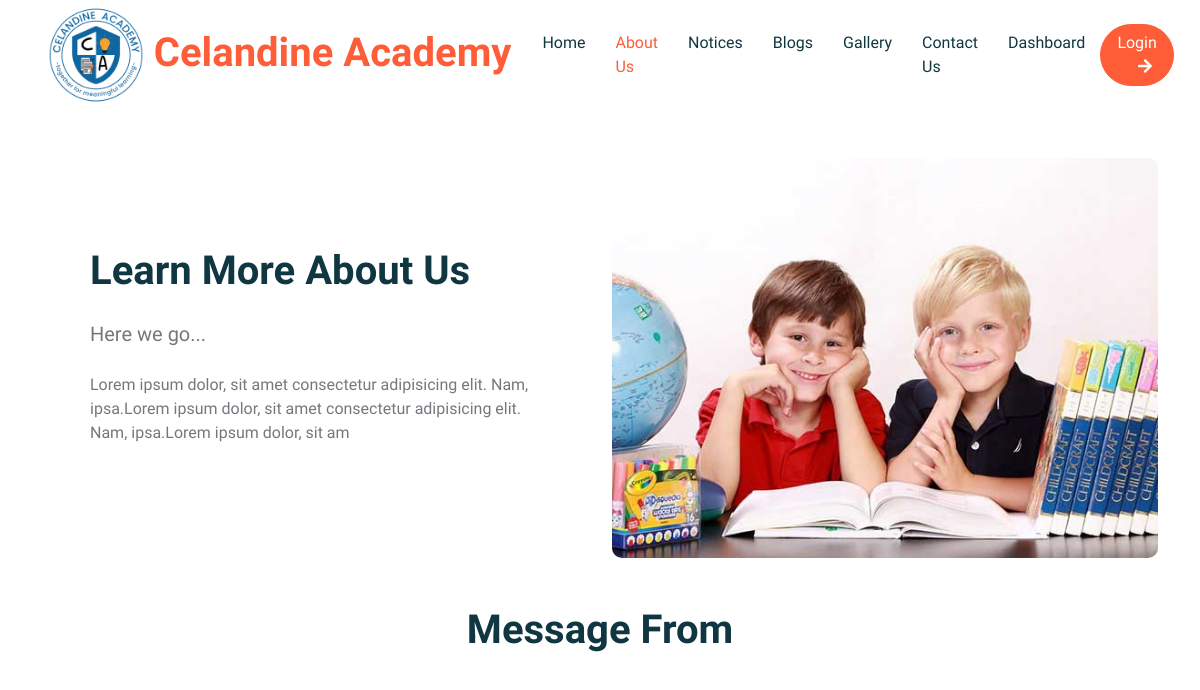
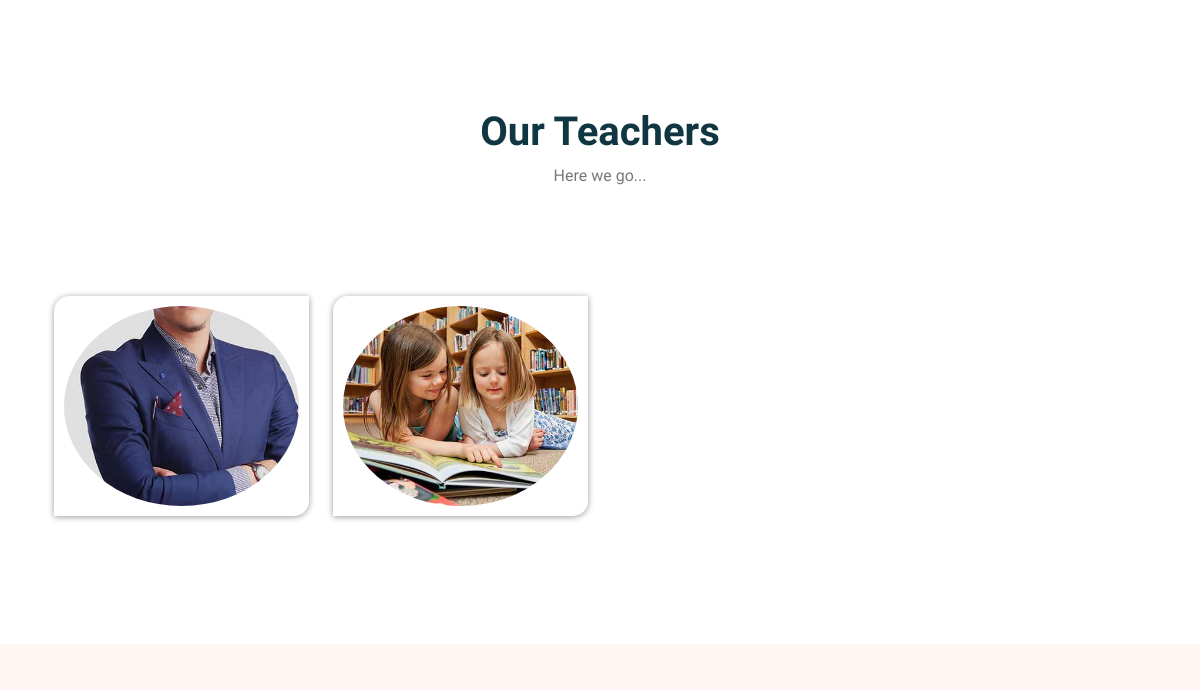
Page /about/ (upper part) on the earlier database version (2 pictures, top to bottom).
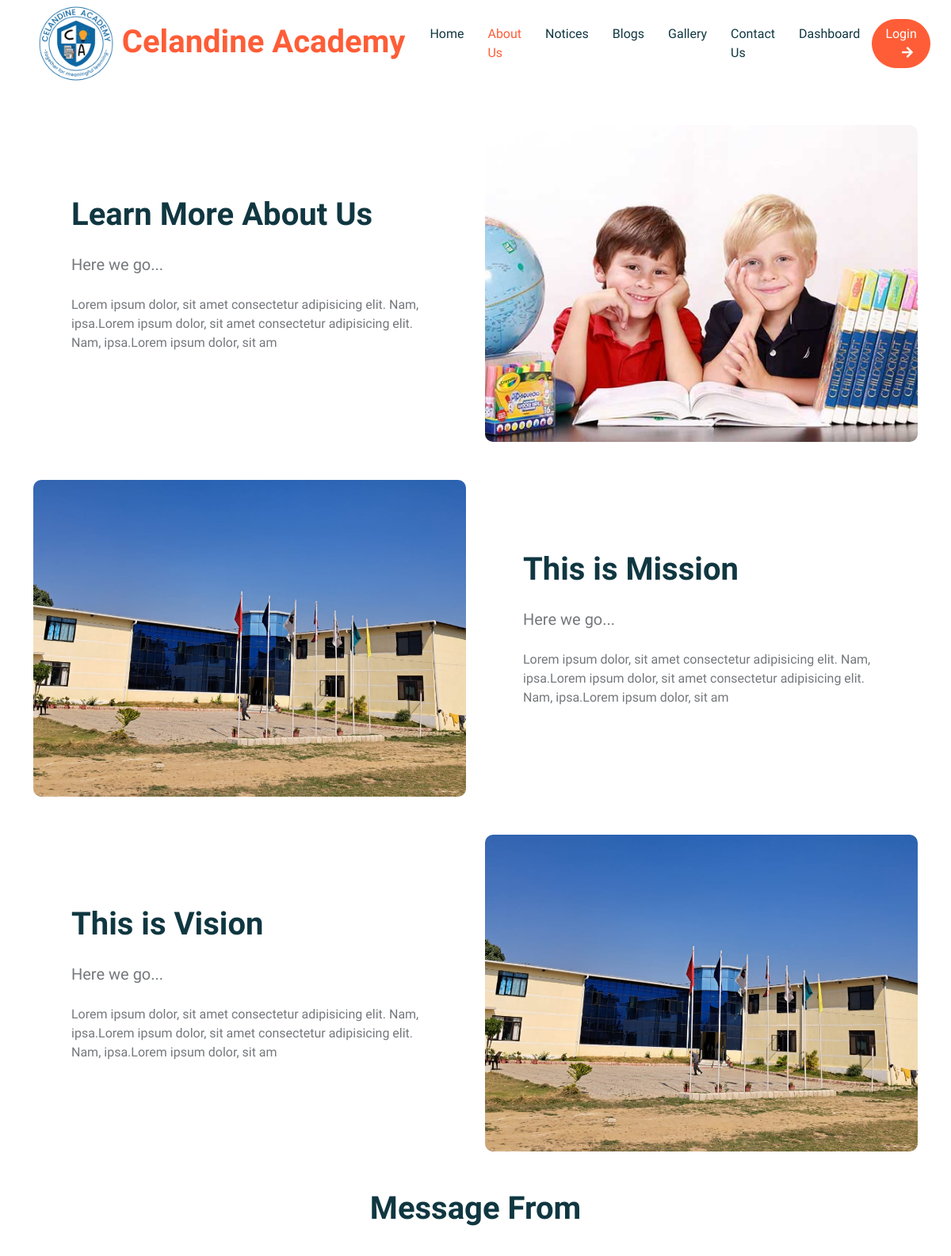
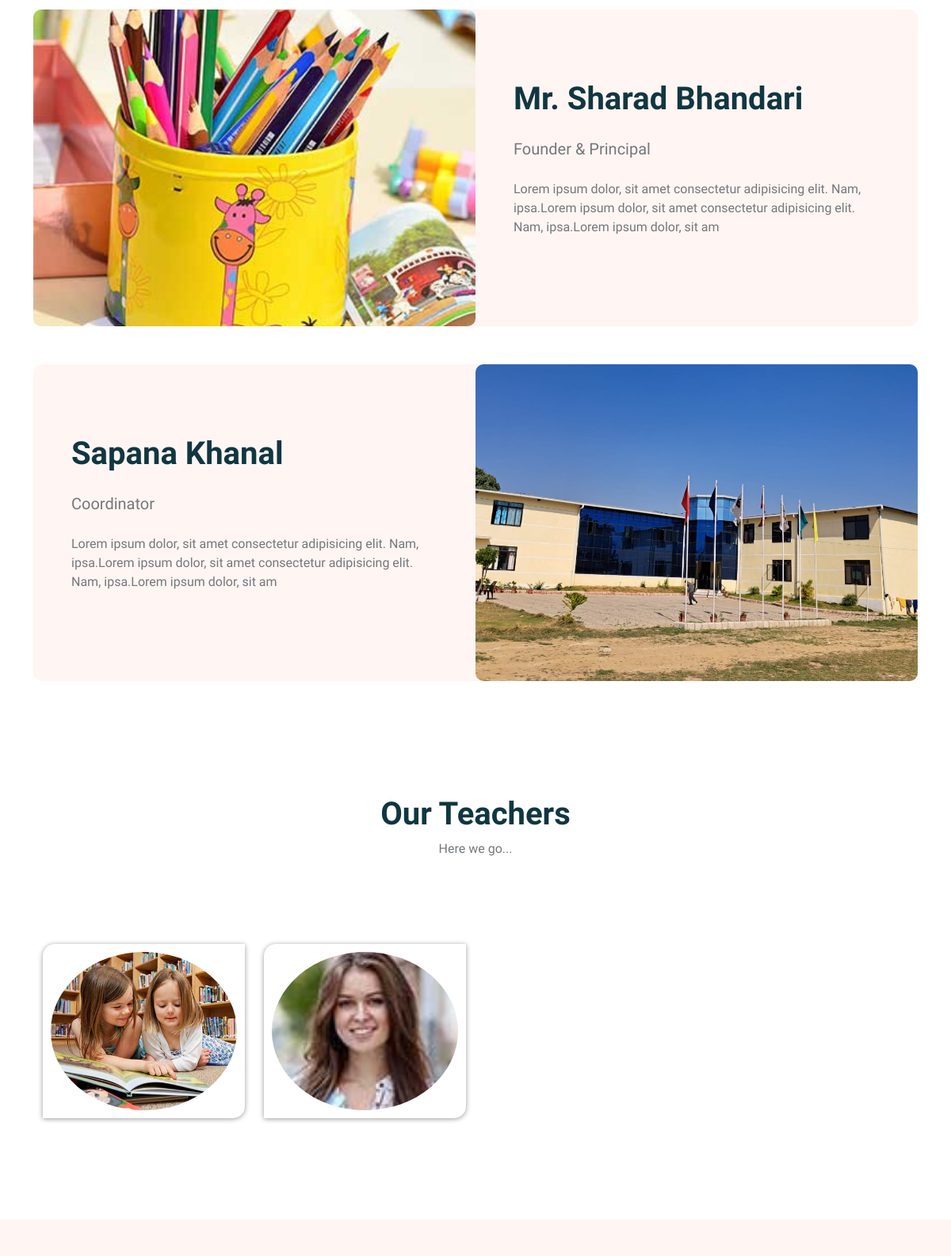
Same page on the later database version (2 pictures, top to bottom).
### base/models.py (models this page shows, shortened)
class About(models.Model):
    about_title = models.CharField(max_length=255)
    about_subtitle = models.CharField(max_length=255)
    about_content = models.TextField()
    about_image = models.ImageField(upload_to="uploads/about_images/")
    created_at = models.DateTimeField(auto_now_add=True)
    class Meta:
        verbose_name_plural = "03. About"

class TeamMember(models.Model):
    name = models.CharField(max_length=200)
    position = models.CharField(max_length=200)
    image = models.ImageField(upload_to='uploads/team_images')
    facebook= models.URLField(null=True, blank=True)
    instagram= models.URLField(null=True, blank=True)
    linkedin= models.URLField(null=True, blank=True)
    created_at = models.DateField(auto_now_add=True)
    class Meta:
        verbose_name_plural = "07. Team Members"

class MessageFrom(models.Model):
    name = models.CharField(max_length=255)
    position = models.CharField(max_length=255)
    message = models.TextField()
    image = models.ImageField(upload_to="uploads/message_from_images")
    created_at = models.DateTimeField(auto_now_add=True)
    class Meta:
        verbose_name_plural = "06. Message From"

### base/views.py (the view)
# urls.py: path('about/', views.about, name='about'),
def about(request):
    abouts = About.objects.all()
    context = {'abouts': abouts}
    return render(request, 'abt.html', context)

### base/context_processors.py (called while the page is built)
def custom_data(request):
    if SchoolSetup.objects.all().exists():
        setup = SchoolSetup.objects.all().order_by('-created_at')
        data = setup[0]
        return {'data': data}
    else:
        data=None
        return {'data': data}

def social_data(request):
    if Socials.objects.all().exists():
        social = Socials.objects.all().order_by('-created_at')
        sodata = social[0]
        return {'sodata': sodata}
    else:
        sodata=None
        return {'sodata': sodata}

def vision_data(request):
    if Vision.objects.all().exists():
        vision = Vision.objects.all().order_by('-created_at')
        vdata = vision[0]
        return {'vdata': vdata}
    else:
        vdata = None
        return {'vdata': vdata}

def mission_data(request):
    if Mission.objects.all().exists():
        mission = Mission.objects.all().order_by('-created_at')
        mdata = mission[0]
        return {'mdata': mdata}
    else:
        mdata = None
        return {'mdata': mdata}

def message_data(request):
    msgdata = MessageFrom.objects.all()
    return {'message_data': msgdata}

def team_data(request):
    team = TeamMember.objects.all()
    return {'tdata': team}

### templates/abt.html (shortened to what the changed rows need)
{% extends 'main.html' %}
{% load static %}
{% block content %}
<div class="container-xxl bg-white p-0">
    <div class="container-xxl py-5">
        <div class="container">
            <div class="row g-5 align-items-center">
                {% for about in abouts %}
                <div class="col-lg-12">
                    <div class="row">
                        {% if forloop.counter0|divisibleby:2 %}
                        <div class="col-lg-6 wow fadeInUp" data-wow-delay="0.1s">
                            <div class="h-100 d-flex flex-column justify-content-center p-5">
                                <h1 class="mb-4">{{ about.about_title }}</h1>
                                <p class="mb-4 lead">{{ about.about_subtitle }}</p>
                                <p class="mb-4">{{ about.about_content }}</p>
                            </div>
                        </div>
                        <div class="col-lg-6 about-img wow fadeInUp" data-wow-delay="0.5s">
                            <div class="row">
                                <div class="col-lg wow fadeIn" data-wow-delay="0.1s" style="min-height: 400px;">
                                    <div class="position-relative h-100">
                                        <img class="position-absolute w-100 h-100 rounded"
                                            src="{{ about.about_image.url }}" style="object-fit: cover;">
                                    </div>
                                </div>
                            </div>
                        </div>
                        {% else %}
                        <div class="col-lg-6 about-img wow fadeInUp" data-wow-delay="0.5s">
                            <div class="row">
                                <div class="col-lg wow fadeIn" data-wow-delay="0.1s" style="min-height: 400px;">
                                    <div class="position-relative h-100">
                                        <img class="position-absolute w-100 h-100 rounded"
                                            src="{{ about.about_image.url }}" style="object-fit: cover;">
                                    </div>
                                </div>
                            </div>
                        </div>
                        <div class="col-lg-6 wow fadeInUp" data-wow-delay="0.1s">
                            <div class="h-100 d-flex flex-column justify-content-center p-5">
                                <h1 class="mb-4">{{ about.about_title }}</h1>
                                <p class="mb-4 lead">{{ about.about_subtitle }}</p>
                                <p class="mb-4">{{ about.about_content }}</p>
                            </div>
                        </div>
                        {% endif %}
                    </div>
                </div>
                {% endfor %}
            </div>
        </div>
        <div class="container mt-5">
            <div class="text-center mx-auto mb-5 wow fadeInUp" data-wow-delay="0.1s" style="max-width: 600px;">
                <h1 class="mb-3">Message From</h1>
            </div>
            {% for msgdata in message_data %}
            <div class="bg-light rounded">
                <div class="row g-0 mb-5">
                    {% if forloop.counter0|divisibleby:2 %}
                    <div class="col-lg-6 wow fadeIn" data-wow-delay="0.1s" style="min-height: 400px;">
                        <div class="position-relative h-100">
                            <img class="position-absolute w-100 h-100 rounded" src="{{ msgdata.image.url }}"
                                style="object-fit: cover;">
                        </div>
                    </div>
                    <div class="col-lg-6 wow fadeIn" data-wow-delay="0.5s">
                        <div class="h-100 d-flex flex-column justify-content-center p-5">
                            <h1 class="mb-4">{{ msgdata.name }}</h1>
                            <p class="mb-4 lead">{{ msgdata.position }}</p>
                            <p class="mb-4">{{ msgdata.message }}</p>
                        </div>
                    </div>
                    {% else %}
                    <div class="col-lg-6 wow fadeIn" data-wow-delay="0.5s">
                        <div class="h-100 d-flex flex-column justify-content-center p-5">
                            <h1 class="mb-4">{{ msgdata.name }}</h1>
                            <p class="mb-4 lead">{{ msgdata.position }}</p>
                            <p class="mb-4">{{ msgdata.message }}</p>
                        </div>
                    </div>
                    <div class="col-lg-6 wow fadeIn" data-wow-delay="0.1s" style="min-height: 400px;">
                        <div class="position-relative h-100">
                            <img class="position-absolute w-100 h-100 rounded" src="{{ msgdata.image.url }}"
                                style="object-fit: cover;">
                        </div>
                    </div>
                    {% endif %}
                </div>
            </div>
            {% endfor %}
        </div>
    </div>
    <div class="container-xxl py-5">
        <div class="container">
            <div class="text-center mx-auto mb-5 wow fadeInUp" data-wow-delay="0.1s" style="max-width: 600px;">
                <h1 class="">Our Teachers</h1>
            </div>
            <section id="team">
                <div class="container">
                    <div class="row g-4">
                        {% if tdata %}
                        {% for member in tdata %}
                        <div class="col-lg-3 col-md-6">
                            <div class="member">
                                <div class="member-img">
                                    <img src="{{ member.image.url }}" class="img-fluid rounded-circle fixed-size-image"
                                        style="width: 300px" alt="">
                                </div>
                            </div>
                        </div>
                        {% endfor %}
                        {% else %}
                        <p>No team members available.</p>
                        {% endif %}
                    </div>
                </div>
            </section>
        </div>
    </div>
</div>
{% endblock %}

Differences in the rows shown:
removed TeamMember: image (picture)
added About: about_image (picture), about_title "This is Mission", about_subtitle "Here we go...", about_content "Lorem ipsum dolor, sit amet consectetur adipisicing elit. Nam, ipsa.Lorem ipsum dolor, sit amet consectetur adipisicing elit. Nam, ipsa.Lorem ipsum dolor, sit am"
added About: about_title "This is Vision", about_subtitle "Here we go...", about_content "Lorem ipsum dolor, sit amet consectetur adipisicing elit. Nam, ipsa.Lorem ipsum dolor, sit amet consectetur adipisicing elit. Nam, ipsa.Lorem ipsum dolor, sit am", about_image (picture)
added MessageFrom: image (picture), name "Mr. Sharad Bhandari", position "Founder & Principal", message "Lorem ipsum dolor, sit amet consectetur adipisicing elit. Nam, ipsa.Lorem ipsum dolor, sit amet consectetur adipisicing elit. Nam, ipsa.Lorem ipsum dolor, sit am"
added MessageFrom: name "Sapana Khanal", position "Coordinator", message "Lorem ipsum dolor, sit amet consectetur adipisicing elit. Nam, ipsa.Lorem ipsum dolor, sit amet consectetur adipisicing elit. Nam, ipsa.Lorem ipsum dolor, sit am", image (picture)
added TeamMember: image (picture)
